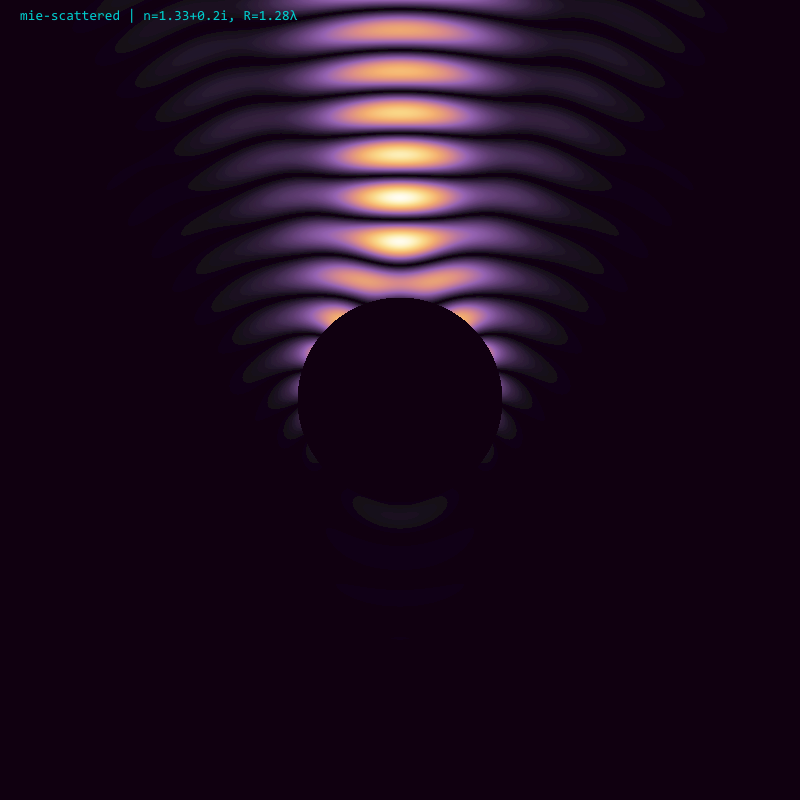
#> input picture legacy/v1-matlab/MieScattering-go/data/mie-scattered-1.33+0.2i-1.28.png, 800 x 800 px
$ python -i image_output.py   (imports and definitions only)
#> lines starting #> are read from the running program, lines starting #| are printed output that depends on the picture
#> in smart_crop, image is the input picture: PIL image 800x800 RGB; mean R, G, B 29.3, 11.3, 29.2
from __future__ import annotations

import json
import math
import re
from collections.abc import Sequence as SequenceABC
from functools import lru_cache
from pathlib import Path
from typing import Iterable, Mapping, Sequence

import numpy as np
from PIL import Image, ImageDraw, ImageFont, ImageOps

from . import style


# [60 lines left out: functions slug, clean_label, ensure_dir, indexed_name, figure_label, figure_title and 1 more, not called in this run]


def _is_blank(pixel: tuple, background: tuple = (255, 255, 255), tol: int = 12) -> bool:
    return all(abs(a - b) <= tol for a, b in zip(pixel[:3], background))


def _non_background_bbox(image: Image.Image, background: tuple = (255, 255, 255),
                         tolerance: int = 10) -> tuple[int, int, int, int] | None:
    """Return the bbox of pixels that differ from a known background color."""
#> called with background = (255, 255, 255), tolerance = 10
    arr = np.asarray(image.convert("RGB"), dtype=np.int16)
    bg = np.asarray(background[:3], dtype=np.int16)
    diff = np.max(np.abs(arr - bg), axis=2)
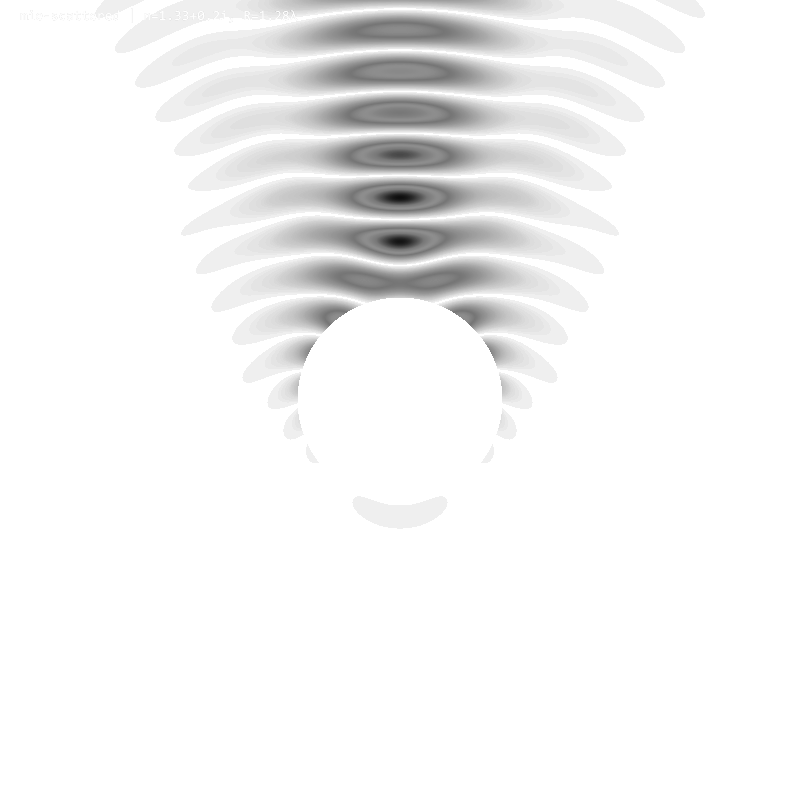
#> diff: shape (800, 800) int16; min 14, max 255, mean 244.6
    mask = diff > int(tolerance)
#> mask: shape (800, 800) bool; every value is 1
    if not np.any(mask):
        return None
    ys, xs = np.nonzero(mask)
    return int(xs.min()), int(ys.min()), int(xs.max()) + 1, int(ys.max()) + 1


def smart_crop(path: str | Path, margin: int = 12, background: tuple = (255, 255, 255),
               crop_top: bool = True, tolerance: int = 10) -> Path:
    """Crop to the non-background pixel bbox while keeping a safety margin.

    Unlike corner-pixel or fixed-band cropping, this scans the whole raster for
    non-white pixels, so axes titles, tick labels, colorbar text, and thin line
    art all participate in the crop box.
    """
    p = Path(path)
    image = Image.open(p).convert("RGB")
    bbox = _non_background_bbox(image, background, tolerance)
#> bbox = (0, 0, 800, 800)
    if not bbox:
        return p
    left, top, right, bottom = bbox
#> left = 0; top = 0; right = 800; bottom = 800
    left = max(0, left - margin)
    top = max(0, top - margin) if crop_top else 0
    right = min(image.width, right + margin)
    bottom = min(image.height, bottom + margin)
    if right - left < 32 or bottom - top < 32:
        return p
    image.crop((left, top, right, bottom)).save(p)
    return p


# [501 lines left out: functions _load_title_font, _wrapped_lines, _measure_lines, _draw_centered_lines, _mathtext_line, _measure_math_lines and 16 more, not called in this run]

>>> result = smart_crop('../legacy/v1-matlab/MieScattering-go/data/mie-scattered-1.33+0.2i-1.28.png')
